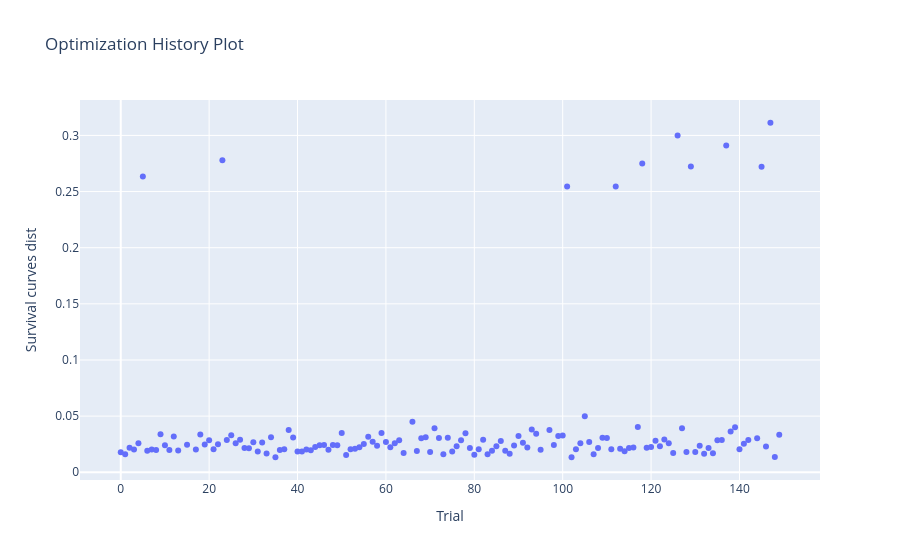
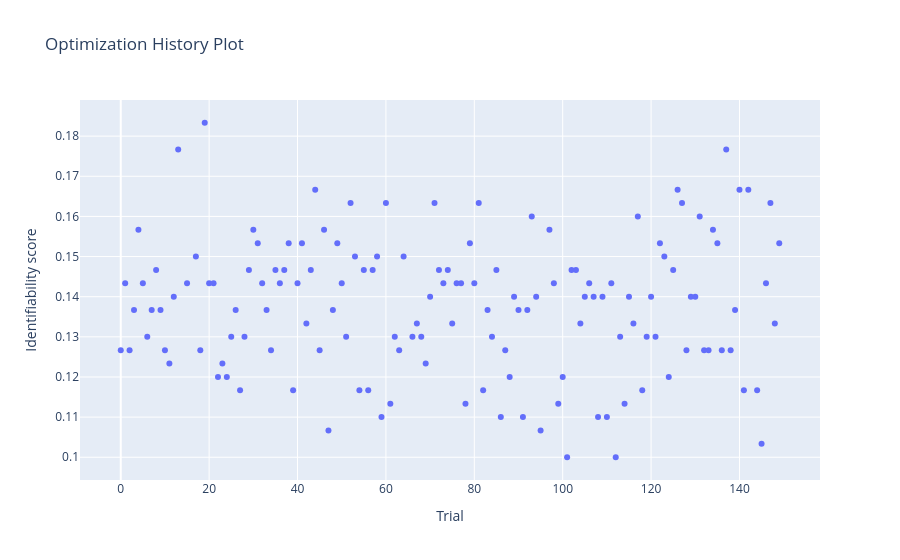

The code cell stored with these charts, in order, in its notebook:
### Code cell
from optuna.visualization import plot_optimization_history

for i in range(len(names_objs)):
    plot_optimization_history(study, target=lambda t: t.values[i], target_name=names_objs[i]).show()

### Figure 1 — Plotly figure (JSON) as saved in the notebook; plotly's stock layout.template omitted (floating-point values rounded to 4 significant figures; data arrays with more than 128 entries replaced by an {"elided": "..."} marker saying what was removed)
{"data": [{"mode": "markers", "name": "Survival curves dist", "type": "scatter", "x": {"elided": "145 int values"}, "y": {"elided": "145 float values"}}, {"marker": {"color": "#cccccc"}, "mode": "markers", "name": "Infeasible Trial", "showlegend": false, "type": "scatter", "x": [], "y": []}], "layout": {"title": {"text": "Optimization History Plot"}, "xaxis": {"title": {"text": "Trial"}}, "yaxis": {"title": {"text": "Survival curves dist"}}}}

### Figure 2 — Plotly figure (JSON) as saved in the notebook; plotly's stock layout.template omitted (floating-point values rounded to 4 significant figures; data arrays with more than 128 entries replaced by an {"elided": "..."} marker saying what was removed)
{"data": [{"mode": "markers", "name": "Identifiability score", "type": "scatter", "x": {"elided": "145 int values"}, "y": {"elided": "145 float values"}}, {"marker": {"color": "#cccccc"}, "mode": "markers", "name": "Infeasible Trial", "showlegend": false, "type": "scatter", "x": [], "y": []}], "layout": {"title": {"text": "Optimization History Plot"}, "xaxis": {"title": {"text": "Trial"}}, "yaxis": {"title": {"text": "Identifiability score"}}}}
